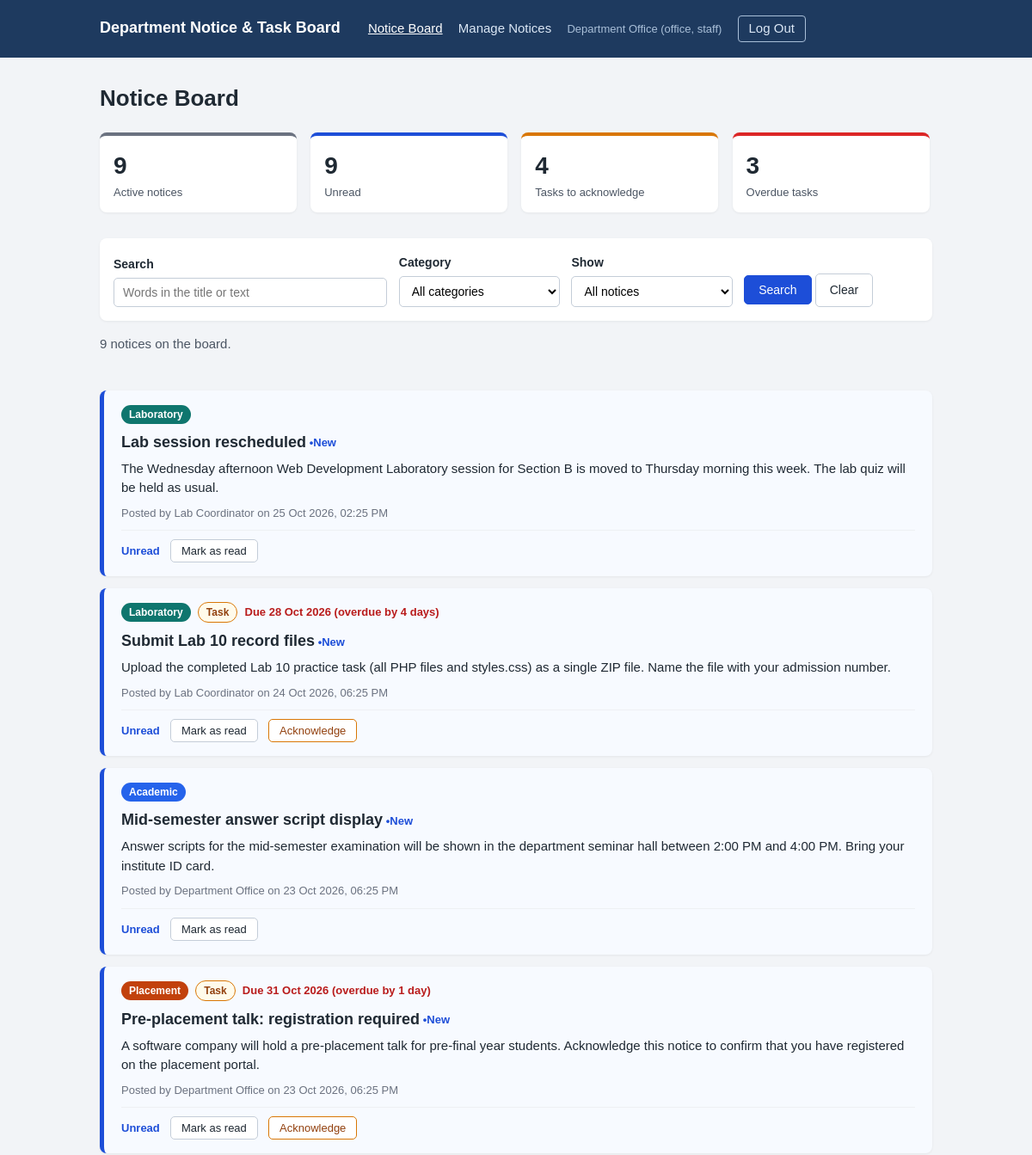
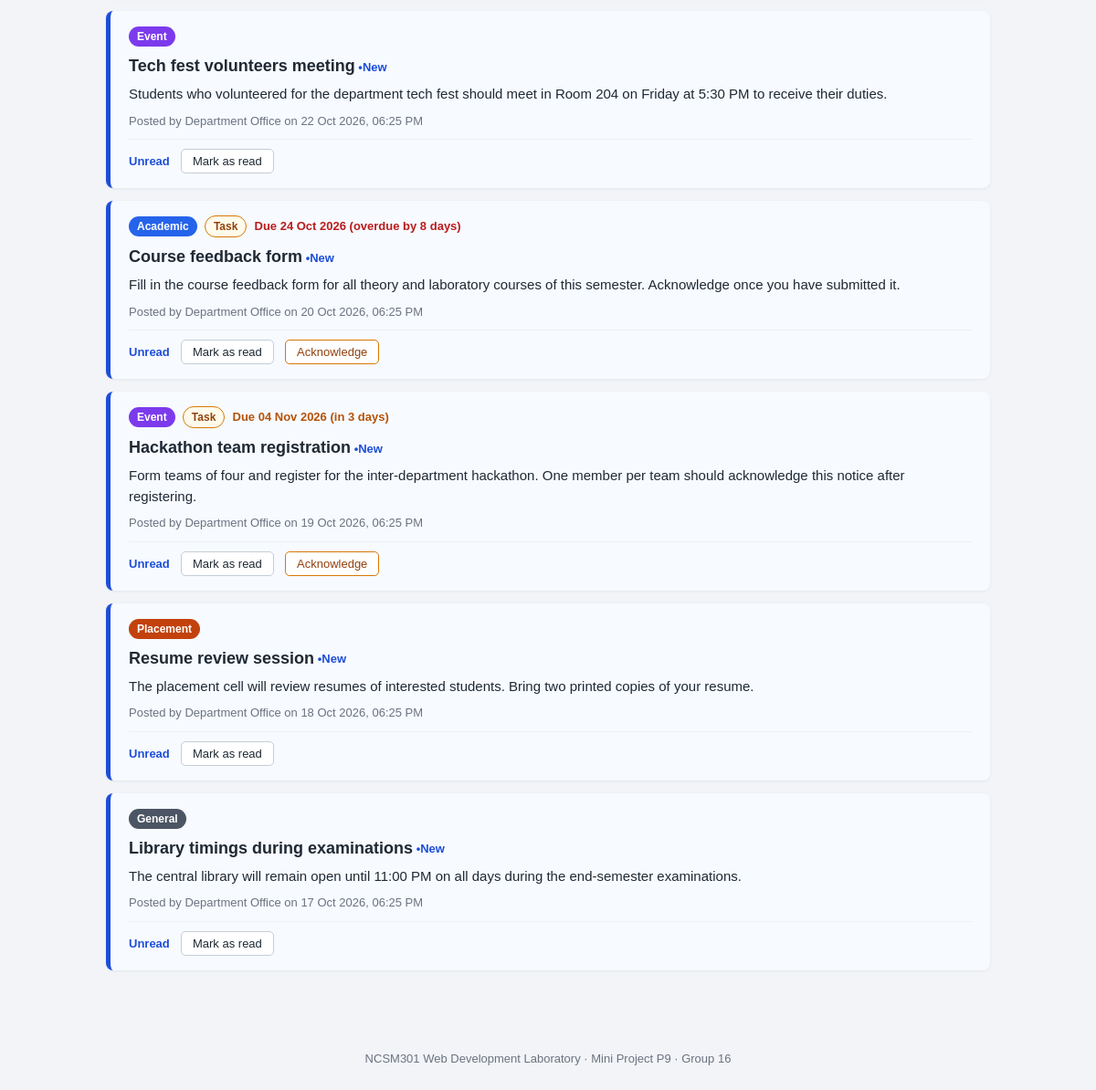
/index.php (signed in), run on the app's committed database (2 pictures, top to bottom).
### tables this page shows
CREATE TABLE notices (
    notice_id    INT AUTO_INCREMENT PRIMARY KEY,
    title        VARCHAR(150) NOT NULL,
    body         TEXT         NOT NULL,
    category_id  INT          NOT NULL,
    posted_by    INT          NOT NULL,
    due_date     DATE         NULL,
    requires_ack TINYINT(1)   NOT NULL DEFAULT 0,
    is_active    TINYINT(1)   NOT NULL DEFAULT 1,
    created_at   TIMESTAMP    NOT NULL DEFAULT CURRENT_TIMESTAMP,
    FOREIGN KEY (category_id) REFERENCES categories (category_id),
    FOREIGN KEY (posted_by) REFERENCES users (user_id)
);

CREATE TABLE categories (
    category_id INT AUTO_INCREMENT PRIMARY KEY,
    name        VARCHAR(30) NOT NULL UNIQUE
);

CREATE TABLE users (
    user_id       INT AUTO_INCREMENT PRIMARY KEY,
    login_id      VARCHAR(20)  NOT NULL UNIQUE,
    full_name     VARCHAR(100) NOT NULL,
    password_hash VARCHAR(255) NOT NULL,
    role          VARCHAR(10)  NOT NULL DEFAULT 'student',
    CHECK (role IN ('student', 'staff'))
);

### functions.php (called while the page is built, shortened)
<?php
function get_summary($pdo, $userId) {
    $statement = $pdo->prepare(
        "SELECT COUNT(*) AS total,
                SUM(s.read_at IS NULL) AS unread,
                SUM(n.requires_ack = 1 AND s.acknowledged_at IS NULL) AS pending,
                SUM(n.requires_ack = 1 AND s.acknowledged_at IS NULL AND n.due_date < :today) AS overdue
         FROM notices n
         LEFT JOIN notice_reads s ON s.notice_id = n.notice_id AND s.user_id = :userId
         WHERE n.is_active = 1"
    );
    $statement->execute([":today" => date("Y-m-d"), ":userId" => $userId]);
    $row = $statement->fetch();
    return [
        "total" => (int) $row["total"],
        "unread" => (int) $row["unread"],
        "pending" => (int) $row["pending"],
        "overdue" => (int) $row["overdue"],
    ];
}
function describe_due_date($dueDate) {
    $today = new DateTime(date("Y-m-d"));
    $due = new DateTime($dueDate);
    $days = (int) $today->diff($due)->format("%r%a");
    $label = "Due " . $due->format("d M Y");
    if ($days < 0) {
        $overdueBy = -$days;
        return [$label . " (overdue by " . $overdueBy . ($overdueBy === 1 ? " day)" : " days)"), "due-overdue"];
    } elseif ($days === 0) {
        return [$label . " (today)", "due-soon"];
    } elseif ($days <= 3) {
        return [$label . " (in " . $days . ($days === 1 ? " day)" : " days)"), "due-soon"];
    }
    return [$label . " (in " . $days . " days)", "due-later"];
}
function describe_state($readAt, $acknowledgedAt) {
    return ["Unread", "state-unread"];
}
?>

### index.php (the view, shortened to what this page needs)
<?php
require "db.php";
require "functions.php";
$userId = $_SESSION["userId"];
$search = isset($_GET["q"]) ? trim($_GET["q"]) : "";
$categoryId = isset($_GET["category"]) ? (int) $_GET["category"] : 0;
$view = isset($_GET["view"]) ? $_GET["view"] : "all";
$views = [
    "all" => "All notices",
    "unread" => "Unread",
    "pending" => "Tasks to acknowledge",
    "acknowledged" => "Acknowledged",
];
$conditions = ["n.is_active = 1"];
$params = [":userId" => $userId];
if ($view === "pending") {
    $orderBy = "n.due_date IS NULL, n.due_date, n.created_at DESC";
} else {
    $orderBy = "n.created_at DESC";
}
$sql = "SELECT n.notice_id, n.title, n.body, n.due_date, n.requires_ack, n.created_at,
               c.name AS category, u.full_name AS posted_by,
               s.read_at, s.acknowledged_at
        FROM notices n
        JOIN categories c ON n.category_id = c.category_id
        JOIN users u ON n.posted_by = u.user_id
        LEFT JOIN notice_reads s ON s.notice_id = n.notice_id AND s.user_id = :userId
        WHERE " . implode(" AND ", $conditions) . "
        ORDER BY " . $orderBy;
$statement = $pdo->prepare($sql);
$statement->execute($params);
$notices = $statement->fetchAll();
$summary = get_summary($pdo, $userId);
$isFiltered = $search !== "" || $categoryId > 0 || $view !== "all";
require "header.php";
?>
    <main class="page-container">
        <h1>Notice Board</h1>
        <section class="summary" aria-label="Your summary">
            <a class="summary-tile" href="index.php">
                <span class="summary-number" id="summary-total"><?php echo $summary["total"]; ?></span>
                <span class="summary-label">Active notices</span>
            </a>
            <a class="summary-tile tile-unread" href="index.php?view=unread">
                <span class="summary-number" id="summary-unread"><?php echo $summary["unread"]; ?></span>
                <span class="summary-label">Unread</span>
            </a>
            <a class="summary-tile tile-pending" href="index.php?view=pending">
                <span class="summary-number" id="summary-pending"><?php echo $summary["pending"]; ?></span>
                <span class="summary-label">Tasks to acknowledge</span>
            </a>
            <a class="summary-tile tile-overdue" href="index.php?view=pending">
                <span class="summary-number" id="summary-overdue"><?php echo $summary["overdue"]; ?></span>
                <span class="summary-label">Overdue tasks</span>
            </a>
        </section>
        <form id="filter-form" class="filter-bar" action="index.php" method="get">
            <div class="filter-field filter-search">
                <label for="search">Search</label>
                <input type="text" id="search" name="q" maxlength="100"
                       placeholder="Words in the title or text"
                       value="<?php echo htmlspecialchars($search); ?>">
            </div>
            <div class="filter-field">
                <label for="category">Category</label>
                <select id="category" name="category">
                    <option value="0">All categories</option>
                </select>
            </div>
            <div class="filter-field">
                <label for="view">Show</label>
                <select id="view" name="view">
                    <?php foreach ($views as $value => $label): ?>
                        <option value="<?php echo $value; ?>" <?php echo $value === $view ? "selected" : ""; ?>>
                            <?php echo htmlspecialchars($label); ?>
                        </option>
                    <?php endforeach; ?>
                </select>
            </div>
            <div class="filter-field filter-buttons">
                <button type="submit" class="button-primary">Search</button>
                <a href="index.php" class="button-link">Clear</a>
            </div>
        </form>
        <p class="result-count">
            <?php
            echo count($notices) === 1 ? "1 notice" : count($notices) . " notices";
            echo $isFiltered ? " match the selected filters." : " on the board.";
            ?>
        </p>
        <p id="board-message" class="status-message" aria-live="polite"></p>
        <div class="notice-list">
            <?php foreach ($notices as $notice): ?>
                <?php
                list($stateText, $stateClass) = describe_state($notice["read_at"], $notice["acknowledged_at"]);
                $isUnread = $notice["read_at"] === null;
                $needsAck = $notice["requires_ack"] == 1 && $notice["acknowledged_at"] === null;
                ?>
                <article class="notice-card <?php echo $isUnread ? "is-unread" : ""; ?>" id="notice-<?php echo $notice["notice_id"]; ?>">
                    <div class="notice-tags">
                        <span class="badge badge-<?php echo strtolower(htmlspecialchars($notice["category"])); ?>">
                            <?php echo htmlspecialchars($notice["category"]); ?>
                        </span>
                        <?php if ($notice["requires_ack"] == 1): ?>
                            <span class="badge badge-task">Task</span>
                        <?php endif; ?>
                        <?php if ($notice["due_date"] !== null): ?>
                            <?php list($dueText, $dueClass) = describe_due_date($notice["due_date"]); ?>
                            <span class="due-date <?php echo $notice["acknowledged_at"] !== null ? "due-done" : $dueClass; ?>">
                                <?php echo htmlspecialchars($dueText); ?>
                            </span>
                        <?php endif; ?>
                    </div>
                    <h2 class="notice-title"><?php echo htmlspecialchars($notice["title"]); ?></h2>
                    <p class="notice-body"><?php echo nl2br(htmlspecialchars($notice["body"])); ?></p>
                    <p class="notice-meta">
                        Posted by <?php echo htmlspecialchars($notice["posted_by"]); ?>
                        on <?php echo date("d M Y, h:i A", strtotime($notice["created_at"])); ?>
                    </p>
                    <div class="notice-actions">
                        <span class="state <?php echo $stateClass; ?>"><?php echo htmlspecialchars($stateText); ?></span>
                        <?php if ($isUnread): ?>
                            <button type="button" class="status-button mark-read-button"
                                    data-notice-id="<?php echo $notice["notice_id"]; ?>" data-action="read">Mark as read</button>
                        <?php endif; ?>
                        <?php if ($needsAck): ?>
                            <button type="button" class="status-button ack-button"
                                    data-notice-id="<?php echo $notice["notice_id"]; ?>" data-action="acknowledge">Acknowledge</button>
                        <?php endif; ?>
                    </div>
                </article>
            <?php endforeach; ?>
        </div>
    </main>
<?php require "footer.php"; ?>
</body>
</html>

### styles.css (style rules this page uses)
* { box-sizing: border-box; }
body { margin: 0; font-family: Arial, Helvetica, sans-serif; font-size: 15px; line-height: 1.5; color: #1f2933; background-color: #f2f4f7; }
h1 { margin: 0 0 20px; font-size: 26px; }
h2 { margin: 0 0 12px; font-size: 19px; }
a { color: #1d4ed8; }
.page-container { max-width: 1000px; margin: 0 auto; padding: 28px 16px 40px; }
button, .button-link { display: inline-block; padding: 8px 16px; border: 1px solid #c4cdd8; border-radius: 5px; background-color: #ffffff; color: #1f2933; font-size: 14px; text-decoration: none; cursor: pointer; }
.button-primary { border-color: #1d4ed8; background-color: #1d4ed8; color: #ffffff; }
label { display: block; margin: 14px 0 5px; font-weight: bold; font-size: 14px; }
input[type="text"], input[type="password"], input[type="date"], select, textarea { width: 100%; padding: 8px 10px; border: 1px solid #c4cdd8; border-radius: 5px; font-family: inherit; font-size: 14px; background-color: #ffffff; }
.status-message, .form-message { min-height: 22px; margin: 10px 0; color: #14532d; font-weight: bold; }
.summary { margin: 0 -6px 18px; }
.summary-tile { display: inline-block; vertical-align: top; width: calc(25% - 16px); margin: 0 6px 12px; padding: 14px 16px; border-radius: 8px; border-top: 4px solid #6b7280; background-color: #ffffff; color: #1f2933; text-decoration: none; box-shadow: 0 1px 3px rgba(0, 0, 0, 0.06); }
.summary-number { display: block; font-size: 28px; font-weight: bold; }
.summary-label { display: block; color: #4b5563; font-size: 13px; }
.tile-unread { border-top-color: #1d4ed8; }
.tile-pending { border-top-color: #d97706; }
.tile-overdue { border-top-color: #dc2626; }
.filter-bar { padding: 4px 16px 16px; border-radius: 8px; background-color: #ffffff; box-shadow: 0 1px 3px rgba(0, 0, 0, 0.06); }
.filter-field { display: inline-block; vertical-align: bottom; width: 20%; margin-right: 1%; }
.filter-field.filter-search { width: 34%; }
.filter-field.filter-buttons { width: auto; margin-right: 0; }
.filter-buttons button, .filter-buttons .button-link { margin-top: 10px; }
.result-count { margin: 16px 0 0; color: #4b5563; }
.notice-card { margin-bottom: 14px; padding: 16px 20px; border-left: 5px solid #d1d5db; border-radius: 8px; background-color: #ffffff; box-shadow: 0 1px 3px rgba(0, 0, 0, 0.06); }
.notice-card.is-unread { border-left-color: #1d4ed8; background-color: #f7faff; }
.notice-title { margin: 8px 0 6px; font-size: 18px; }
.notice-card.is-unread .notice-title::after { content: " \2022 New"; color: #1d4ed8; font-size: 13px; vertical-align: middle; }
.notice-body { margin: 0 0 8px; }
.notice-meta { margin: 0 0 10px; color: #6b7280; font-size: 13px; }
.notice-actions { padding-top: 10px; border-top: 1px solid #eef0f3; }
.notice-actions button { margin-left: 8px; padding: 5px 12px; font-size: 13px; }
.ack-button { border-color: #d97706; color: #92400e; }
.badge { display: inline-block; margin-right: 4px; padding: 2px 9px; border-radius: 12px; font-size: 12px; font-weight: bold; color: #ffffff; background-color: #6b7280; }
.badge-academic { background-color: #2563eb; }
.badge-laboratory { background-color: #0f766e; }
.badge-event { background-color: #7c3aed; }
.badge-placement { background-color: #c2410c; }
.badge-general { background-color: #4b5563; }
.badge-task { border: 1px solid #d97706; background-color: #fffbeb; color: #92400e; }
.due-date { display: inline-block; font-size: 13px; font-weight: bold; }
.due-soon { color: #b45309; }
.due-overdue { color: #b91c1c; }
.state { display: inline-block; font-size: 13px; font-weight: bold; }
.state-unread { color: #1d4ed8; }

### data on the page
notices: category.name "Laboratory", title "Lab session rescheduled", body "The Wednesday afternoon Web Development Laboratory session for Section B is moved to Thursday morning this week. The lab quiz will be held as usual.", posted_by.full_name "Lab Coordinator", created_at "25 Oct 2026, 02:25 PM", stateText "Unread"
notices: category.name "Laboratory", requires_ack "Task", dueText "Due 28 Oct 2026 (overdue by 4 days)", title "Submit Lab 10 record files", body "Upload the completed Lab 10 practice task (all PHP files and styles.css) as a single ZIP file. Name the file with your admission number.", posted_by.full_name "Lab Coordinator", created_at "24 Oct 2026, 06:25 PM", stateText "Unread"
notices: category.name "Academic", title "Mid-semester answer script display", body "Answer scripts for the mid-semester examination will be shown in the department seminar hall between 2:00 PM and 4:00 PM. Bring your institute ID card.", posted_by.full_name "Department Office", created_at "23 Oct 2026, 06:25 PM", stateText "Unread"
notices: category.name "Placement", requires_ack "Task", dueText "Due 31 Oct 2026 (overdue by 1 day)", title "Pre-placement talk: registration required", body "A software company will hold a pre-placement talk for pre-final year students. Acknowledge this notice to confirm that you have registered on the placement portal.", posted_by.full_name "Department Office", created_at "23 Oct 2026, 06:25 PM", stateText "Unread"
notices: category.name "Event", title "Tech fest volunteers meeting", body "Students who volunteered for the department tech fest should meet in Room 204 on Friday at 5:30 PM to receive their duties.", posted_by.full_name "Department Office", created_at "22 Oct 2026, 06:25 PM", stateText "Unread"
notices: category.name "Academic", requires_ack "Task", dueText "Due 24 Oct 2026 (overdue by 8 days)", title "Course feedback form", body "Fill in the course feedback form for all theory and laboratory courses of this semester. Acknowledge once you have submitted it.", posted_by.full_name "Department Office", created_at "20 Oct 2026, 06:25 PM", stateText "Unread"
notices: category.name "Event", requires_ack "Task", dueText "Due 04 Nov 2026 (in 3 days)", title "Hackathon team registration", body "Form teams of four and register for the inter-department hackathon. One member per team should acknowledge this notice after registering.", posted_by.full_name "Department Office", created_at "19 Oct 2026, 06:25 PM", stateText "Unread"
notices: category.name "Placement", title "Resume review session", body "The placement cell will review resumes of interested students. Bring two printed copies of your resume.", posted_by.full_name "Department Office", created_at "18 Oct 2026, 06:25 PM", stateText "Unread"
notices: category.name "General", title "Library timings during examinations", body "The central library will remain open until 11:00 PM on all days during the end-semester examinations.", posted_by.full_name "Department Office", created_at "17 Oct 2026, 06:25 PM", stateText "Unread"

### other printed values
$_SESSION["fullName"] "Department Office"
$_SESSION["loginId"] "office"
$_SESSION["role"] "staff"
$summary["total"] "9"
$summary["unread"] "9"
$summary["pending"] "4"
$summary["overdue"] "3"
count($notices) "9"
form field view "All notices"
